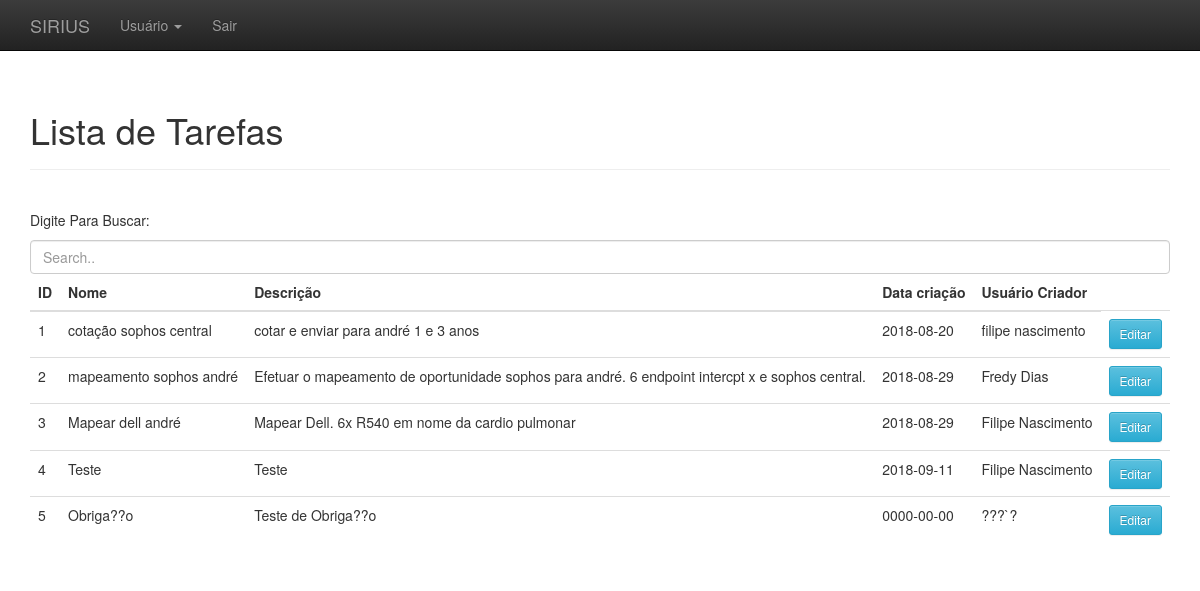
Page /home.php on the earlier database version.
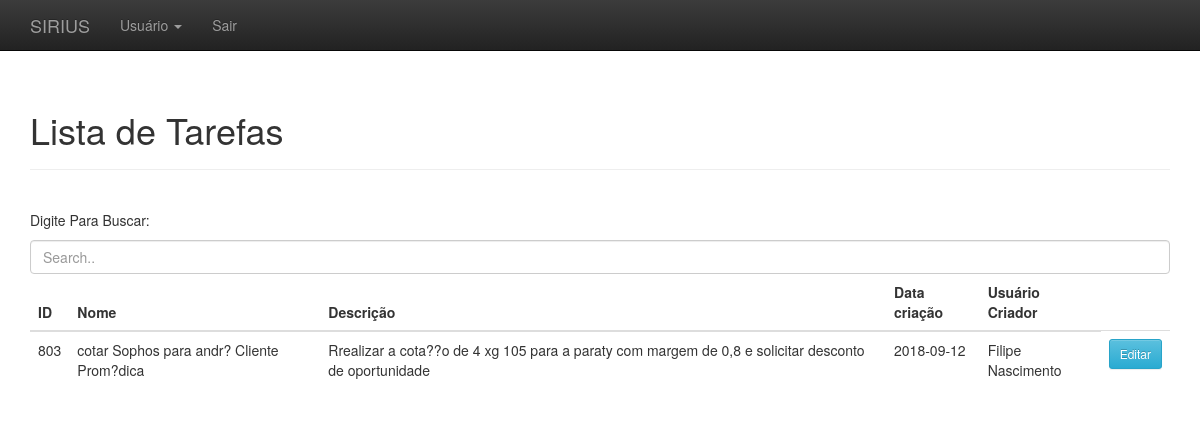
Same page on the later database version.
### tables this page shows
CREATE TABLE `tarefas` (
  `id_tarefas` int(11) NOT NULL,
  `nome_tarefa` varchar(100) NOT NULL,
  `descricao` varchar(500) NOT NULL,
  `data_criacao` date NOT NULL,
  `user_criador` varchar(100) NOT NULL
);

### Home.php (the view, shortened to what this page needs)
<!DOCTYPE html>
<html lang="pt-br">
  <head>
    <link href="css/bootstrap.min.css" rel="stylesheet">
    <link href="css/bootstrap-theme.min.css" rel="stylesheet">
    <link href="css/theme.css" rel="stylesheet">
  </head>
  <body role="document">
	<?php
		include_once("menu_admin.php");
	?>
    <div class="container theme-showcase" role="main">
      <div class="page-header">
        <h1>Lista de Tarefas</h1>
      </div>
      <div class="row">
        <div class="col-md-12">
          <table class="table">
            <table class="table">
            <thead>
              <p>Digite Para Buscar:</p>
  <input class="form-control" id="myInput" type="text" placeholder="Search..">
                <tr>
                <th>ID</th>
                <th>Nome</th>
                <th>Descrição</th>
                <th>Data criação</th>
                <th>Usuário Criador</th>
              </tr>
            </thead>
            <tbody id="myTable">
             <?php
$connection = new mysqli("localhost", "root", "", "basedetestes");
$sql = $connection->query("Select * From tarefas");
if($sql){
    while($exibe = $sql->fetch_assoc()){
        echo"<tr>";
        echo "<td>".$exibe["id_tarefas"]."</td>";
        echo "<td>".$exibe["nome_tarefa"]."</td>";
        echo "<td>".$exibe["descricao"]."</td>";
        echo "<td>".$exibe["data_criacao"]."</td>";
        echo "<td>".$exibe["user_criador"]."</td>";
        echo "<td> <a href='Home.php'><button class='btn btn-sm btn-info btn-block'>Editar</button></a></td>";
        }
    }
?>
            </tbody>
          </table>
        </div>
		</div>
    </div>
  </body>
</html>

### menu_admin.php (shortened to what this page needs)
<nav class="navbar navbar-inverse navbar-fixed-top">
  <div class="container">
	<div class="navbar-header">
	  <a class="navbar-brand" href="Home.php">SIRIUS</a>
	</div>
	<div id="navbar" class="navbar-collapse collapse">
	  <ul class="nav navbar-nav">
		<li class="dropdown">
		  <a href="#" class="dropdown-toggle" data-toggle="dropdown" role="button" aria-haspopup="true" aria-expanded="false">Usuário <span class="caret"></span></a>
		</li>
		<li><a href="sair.php">Sair</a></li>
	  </ul>
	</div>
  </div>
</nav>

### css/theme.css (style rules this page uses)
body { padding-top: 70px; padding-bottom: 30px; }

Differences in the rows shown:
removed tarefas: id_tarefas "1", nome_tarefa "cotação sophos central", descricao "cotar e enviar para andré 1 e 3 anos", data_criacao "2018-08-20", user_criador "filipe nascimento"
removed tarefas: id_tarefas "2", nome_tarefa "mapeamento sophos andré", descricao "Efetuar o mapeamento de oportunidade sophos para andré. 6 endpoint intercpt x e sophos central.", data_criacao "2018-08-29", user_criador "Fredy Dias"
removed tarefas: id_tarefas "3", nome_tarefa "Mapear dell andré", descricao "Mapear Dell. 6x R540 em nome da cardio pulmonar", data_criacao "2018-08-29", user_criador "Filipe Nascimento"
removed tarefas: id_tarefas "4", nome_tarefa "Teste", descricao "Teste", data_criacao "2018-09-11", user_criador "Filipe Nascimento"
removed tarefas: id_tarefas "5", nome_tarefa "Obriga??o", descricao "Teste de Obriga??o", data_criacao "0000-00-00", user_criador "???`?"
added tarefas: id_tarefas "803", nome_tarefa "cotar Sophos para andr? Cliente Prom?dica", descricao "Rrealizar a cota??o de 4 xg 105 para a paraty com margem de 0,8 e solicitar desconto de oportunidade", data_criacao "2018-09-12", user_criador "Filipe Nascimento"
